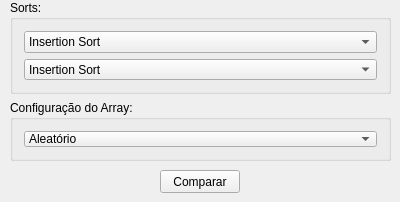
<?xml version="1.0" encoding="UTF-8"?>
<ui version="4.0">
 <class>MainWindow</class>
 <widget class="QMainWindow" name="MainWindow">
  <property name="geometry">
   <rect>
    <x>0</x>
    <y>0</y>
    <width>400</width>
    <height>202</height>
   </rect>
  </property>
  <property name="windowTitle">
   <string>trabCPD</string>
  </property>
  <widget class="QWidget" name="centralWidget">
   <widget class="QGroupBox" name="groupBox">
    <property name="geometry">
     <rect>
      <x>10</x>
      <y>0</y>
      <width>381</width>
      <height>94</height>
     </rect>
    </property>
    <property name="title">
     <string>Sorts:</string>
    </property>
    <layout class="QVBoxLayout" name="verticalLayout">
     <item>
      <widget class="QComboBox" name="sortA">
       <item>
        <property name="text">
         <string>Insertion Sort</string>
        </property>
       </item>
       <item>
        <property name="text">
         <string>Shell Sort</string>
        </property>
       </item>
       <item>
        <property name="text">
         <string>Bubble Sort</string>
        </property>
       </item>
       <item>
        <property name="text">
         <string>Heap Sort</string>
        </property>
       </item>
      </widget>
     </item>
     <item>
      <widget class="QComboBox" name="sortB">
       <item>
        <property name="text">
         <string>Insertion Sort</string>
        </property>
       </item>
       <item>
        <property name="text">
         <string>Shell Sort</string>
        </property>
       </item>
       <item>
        <property name="text">
         <string>Bubble Sort</string>
        </property>
       </item>
       <item>
        <property name="text">
         <string>Heap Sort</string>
        </property>
       </item>
      </widget>
     </item>
    </layout>
   </widget>
   <widget class="QGroupBox" name="groupBox_2">
    <property name="geometry">
     <rect>
      <x>10</x>
      <y>100</y>
      <width>381</width>
      <height>61</height>
     </rect>
    </property>
    <property name="title">
     <string>Configuração do Array:</string>
    </property>
    <layout class="QVBoxLayout" name="verticalLayout_2">
     <item>
      <widget class="QComboBox" name="arrayConfig">
       <item>
        <property name="text">
         <string>Aleatório</string>
        </property>
       </item>
       <item>
        <property name="text">
         <string>Ordenado</string>
        </property>
       </item>
       <item>
        <property name="text">
         <string>Invertido</string>
        </property>
       </item>
       <item>
        <property name="text">
         <string>Pré-definido</string>
        </property>
       </item>
      </widget>
     </item>
    </layout>
   </widget>
   <widget class="QPushButton" name="compareButton">
    <property name="geometry">
     <rect>
      <x>160</x>
      <y>170</y>
      <width>80</width>
      <height>23</height>
     </rect>
    </property>
    <property name="text">
     <string>Comparar</string>
    </property>
   </widget>
  </widget>
 </widget>
 <layoutdefault spacing="6" margin="11"/>
 <resources/>
 <connections/>
</ui>
